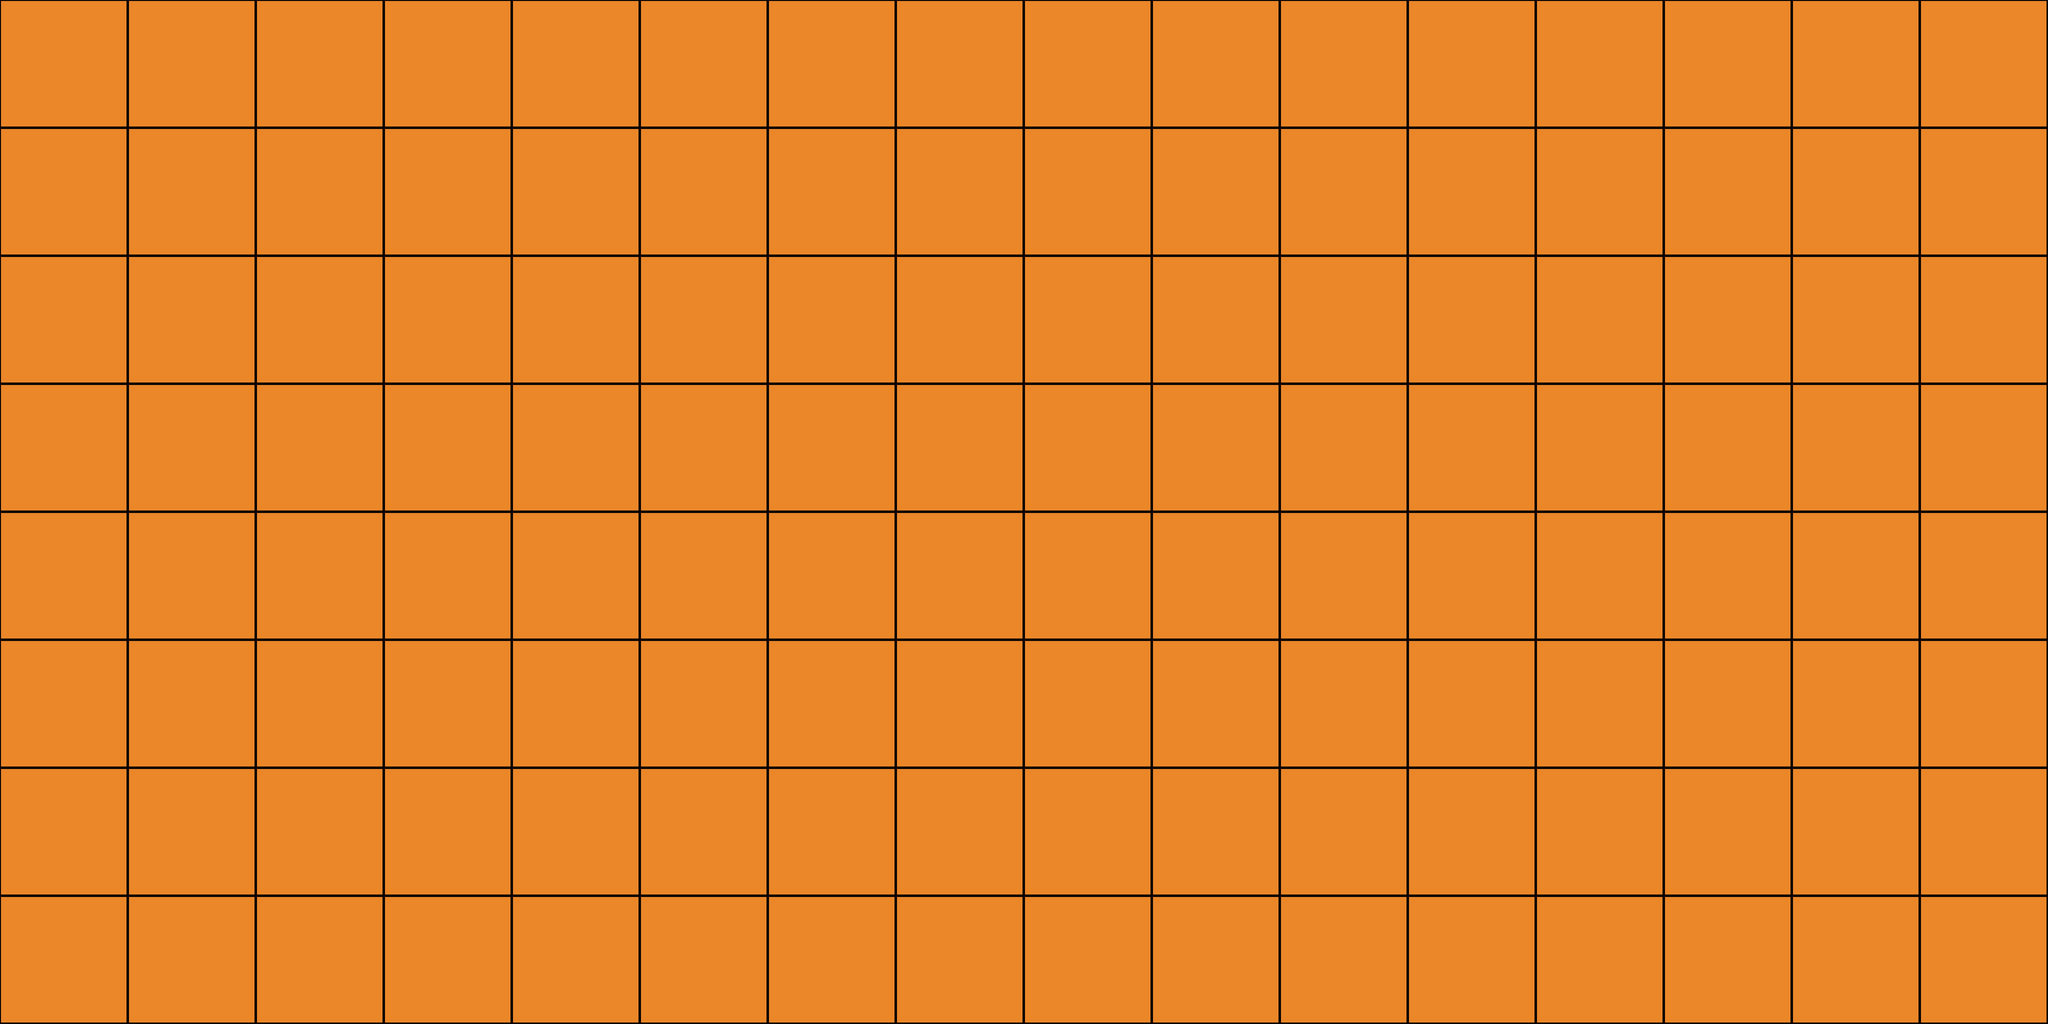

The image is a tile-based game level rendered from a .tmx file. Its description and source (layers, tilesets, objects; grid data summarised) follow:
An orthogonal 16x8 tile map with 256x256 px tiles, 1 tile layer (Tile Layer 1).

<map version="1.0" orientation="orthogonal" width="16" height="8" tilewidth="256" tileheight="256">
 <tileset firstgid="1" name="bg" tilewidth="256" tileheight="256">
  <image source="bg.png" width="256" height="256" />
 </tileset>
 <layer name="Tile Layer 1" width="16" height="8">
  <data>[128 cells, 128 non-empty, 1 distinct tile ids]</data>
 </layer>
</map>
